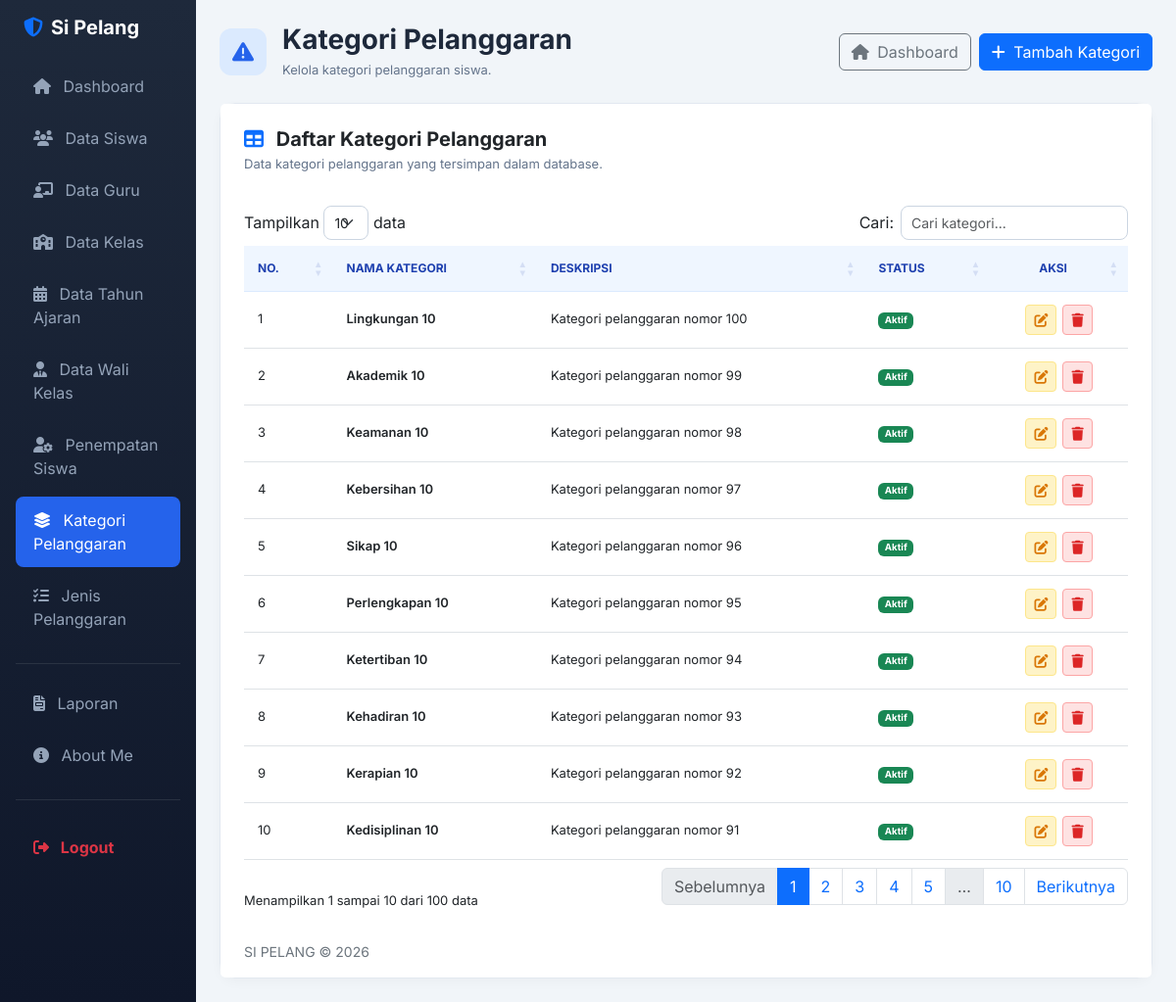
Screenshot of /kelola_pelanggaran_kategori.php (signed in) with the database file from the repository.
### tables this page shows
CREATE TABLE `t_pelanggaran_kategori` (
  `id` int(11) NOT NULL,
  `nama` varchar(100) DEFAULT NULL,
  `deskripsi` text NOT NULL,
  `status_aktif` tinyint(1) NOT NULL,
  `created_at` timestamp NOT NULL DEFAULT current_timestamp(),
  `updated_at` timestamp NOT NULL DEFAULT current_timestamp()
);

### kelola_pelanggaran_kategori.php (the view, shortened to what this page needs)
<?php
include 'config/koneksi.php';
$query = mysqli_query(
    $koneksi,
    "SELECT * FROM t_pelanggaran_kategori ORDER BY id DESC"
);
function e($nilai)
{
    return htmlspecialchars(
        (string) ($nilai ?? '-'),
        ENT_QUOTES,
        'UTF-8'
    );
}
?>
<!DOCTYPE html>
<html lang="id">
<head>
    <link href="https://cdn.jsdelivr.net/npm/bootstrap@5.3.0/dist/css/bootstrap.min.css"
          rel="stylesheet">
    <link href="https://cdnjs.cloudflare.com/ajax/libs/font-awesome/6.4.0/css/all.min.css"
          rel="stylesheet">
    <link href="https://cdn.datatables.net/1.13.6/css/dataTables.bootstrap5.min.css"
          rel="stylesheet">
</head>
<body>
<div class="container-fluid">
    <div class="row">
        <?php include 'layout/sidebar.php'; ?>
        <main class="col-md-9 ms-sm-auto col-lg-10 px-md-4 py-4">
            <div class="d-flex flex-wrap justify-content-between align-items-center gap-3 mb-4">
                <div class="d-flex align-items-center gap-3">
                    <div class="page-icon">
                        <i class="fa-solid fa-triangle-exclamation"></i>
                    </div>
                    <div>
                        <h3 class="page-title mb-1">
                            Kategori Pelanggaran
                        </h3>
                        <p class="description mb-0">
                            Kelola kategori pelanggaran siswa.
                        </p>
                    </div>
                </div>
                <div class="d-flex flex-wrap gap-2">
                    <a href="dashboard.php" class="btn btn-outline-secondary">
                        <i class="fa-solid fa-house me-1"></i>
                        Dashboard
                    </a>
                    <a href="tambah_pelanggaran_kategori.php"
                       class="btn btn-primary">
                        <i class="fa-solid fa-plus me-1"></i>
                        Tambah Kategori
                    </a>
                </div>
            </div>
            <div class="card content-card">
                <div class="card-header bg-white border-0 pt-4 px-4">
                    <h5 class="fw-bold mb-1">
                        <i class="fa-solid fa-table text-primary me-2"></i>
                        Daftar Kategori Pelanggaran
                    </h5>
                    <p class="description mb-0">
                        Data kategori pelanggaran yang tersimpan dalam database.
                    </p>
                </div>
                <div class="card-body p-4">
                    <div class="table-responsive">
                        <table id="tabelKategori"
                               class="table table-hover align-middle w-100">
                            <thead>
                                <tr>
                                    <th>No.</th>
                                    <th>Nama Kategori</th>
                                    <th>Deskripsi</th>
                                    <th>Status</th>
                                    <th class="text-center">Aksi</th>
                                </tr>
                            </thead>
                            <tbody>
                                <?php if ($query && mysqli_num_rows($query) > 0): ?>
                                    <?php $no = 1; ?>
                                    <?php while ($data = mysqli_fetch_assoc($query)): ?>
                                        <tr>
                                            <td><?= $no++; ?></td>
                                            <td class="fw-semibold">
                                                <?= e($data['nama'] ?? '-'); ?>
                                            </td>
                                            <td>
                                                <?= e($data['deskripsi'] ?? '-'); ?>
                                            </td>
                                            <td>
                                                <?php if ((int) ($data['status_aktif'] ?? 0) === 1): ?>
                                                    <span class="badge bg-success">
                                                        Aktif
                                                    </span>
                                                <?php else: ?>
                                                    <span class="badge bg-secondary">
                                                        Tidak Aktif
                                                    </span>
                                                <?php endif; ?>
                                            </td>
                                            <td>
                                                <div class="action-buttons">
                                                    <a href="edit_pelanggaran_kategori.php?id=<?= (int) $data['id']; ?>"
                                                       class="btn btn-sm btn-edit"
                                                       title="Edit kategori">
                                                        <i class="fa-solid fa-pen-to-square"></i>
                                                    </a>
                                                    <a href="hapus_pelanggaran_kategori.php?id=<?= (int) $data['id']; ?>"
                                                       class="btn btn-sm btn-delete"
                                                       title="Hapus kategori"
                                                       onclick="return confirm('Yakin ingin menghapus kategori ini?');">
                                                        <i class="fa-solid fa-trash"></i>
                                                    </a>
                                                </div>
                                            </td>
                                        </tr>
                                    <?php endwhile; ?>
                                <?php endif; ?>
                            </tbody>
                        </table>
                    </div>
                </div>
                <div class="card-footer bg-white border-0 text-secondary small px-4 pb-3">
                    SI PELANG &copy; <?= date('Y'); ?>
                </div>
            </div>
        </main>
    </div>
</div>
</body>
</html>

### kelola_pelanggaran_kategori.php (style rules this page uses)
body { background-color: #f1f5f9; font-family: 'Inter', sans-serif; color: #334155; }
.content-card { background: #fff; border: 1px solid #e2e8f0; border-radius: 16px; box-shadow: 0 4px 12px rgba(0, 0, 0, 0.03); }
.page-icon { width: 48px; height: 48px; display: flex; align-items: center; justify-content: center; border-radius: 12px; background: #dbeafe; color: #2563eb; font-size: 22px; }
.table thead th { background-color: #eff6ff; color: #1e40af; border-bottom: 1px solid #dbeafe; font-size: 12px; font-weight: 700; text-transform: uppercase; white-space: nowrap; padding: 14px; }
.table tbody td { vertical-align: middle; padding: 13px 14px; font-size: 13px; }
.table { margin-bottom: 0; }
.btn-edit { background: #fef3c7; color: #d97706; border: 1px solid #fde68a; }
.btn-delete { background: #fee2e2; color: #dc2626; border: 1px solid #fca5a5; }
.action-buttons { display: flex; justify-content: center; gap: 6px; }
.page-title { font-weight: 700; color: #1e293b; }
.description { color: #64748b; font-size: 13px; }

### rows the page displays
t_pelanggaran_kategori: nama "Lingkungan 10", deskripsi "Kategori pelanggaran nomor 100", status_aktif "Aktif"
t_pelanggaran_kategori: nama "Akademik 10", deskripsi "Kategori pelanggaran nomor 99", status_aktif "Aktif"
t_pelanggaran_kategori: nama "Keamanan 10", deskripsi "Kategori pelanggaran nomor 98", status_aktif "Aktif"
t_pelanggaran_kategori: nama "Kebersihan 10", deskripsi "Kategori pelanggaran nomor 97", status_aktif "Aktif"
t_pelanggaran_kategori: nama "Sikap 10", deskripsi "Kategori pelanggaran nomor 96", status_aktif "Aktif"
t_pelanggaran_kategori: nama "Perlengkapan 10", deskripsi "Kategori pelanggaran nomor 95", status_aktif "Aktif"
t_pelanggaran_kategori: nama "Ketertiban 10", deskripsi "Kategori pelanggaran nomor 94", status_aktif "Aktif"
t_pelanggaran_kategori: nama "Kehadiran 10", deskripsi "Kategori pelanggaran nomor 93", status_aktif "Aktif"
t_pelanggaran_kategori: nama "Kerapian 10", deskripsi "Kategori pelanggaran nomor 92", status_aktif "Aktif"
t_pelanggaran_kategori: nama "Kedisiplinan 10", deskripsi "Kategori pelanggaran nomor 91", status_aktif "Aktif"
